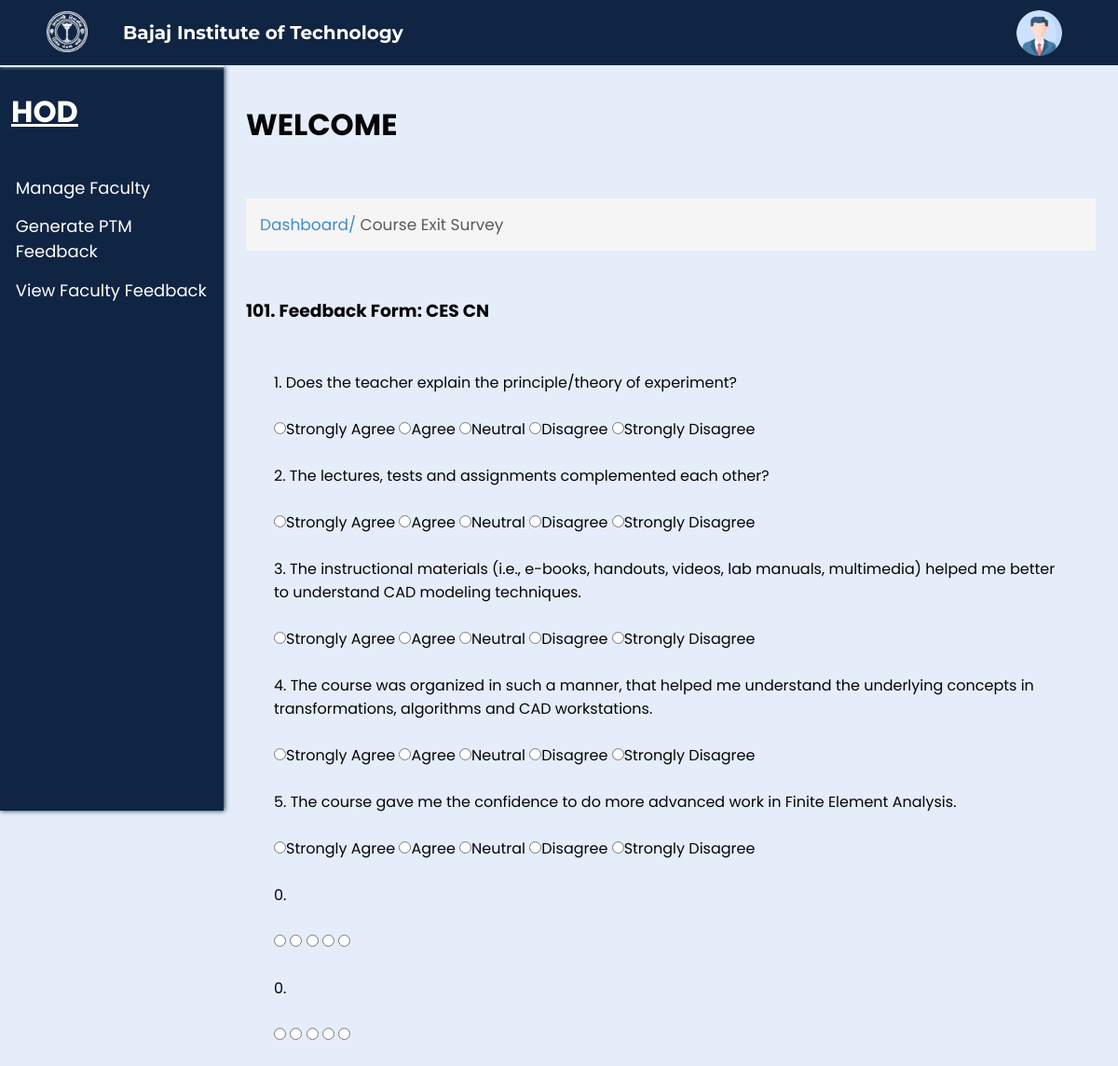
Page /hodfeedbackform.php?id=101 (signed in) on the committed database.
### tables this page shows
CREATE TABLE `feedbacks` (
  `feedback_id` int(100) NOT NULL,
  `feedback_type` text NOT NULL,
  `author` text NOT NULL,
  `subject` text NOT NULL,
  `status` text NOT NULL,
  `dept` varchar(10) NOT NULL,
  `year` varchar(3) NOT NULL,
  `sem` varchar(4) NOT NULL,
  `section` varchar(1) NOT NULL
);

CREATE TABLE `feedback` (
  `id` int(10) NOT NULL,
  `feedback_id` int(11) NOT NULL,
  `question_id` int(11) NOT NULL
);

CREATE TABLE `questions` (
  `questionid` int(100) NOT NULL,
  `question` text NOT NULL,
  `questiontype` text NOT NULL,
  `feedbacktype` char(25) NOT NULL,
  `option1` text NOT NULL,
  `mark1` int(10) DEFAULT 10,
  `option2` text NOT NULL,
  `mark2` int(10) NOT NULL DEFAULT 8,
  `option3` text NOT NULL,
  `mark3` int(10) NOT NULL DEFAULT 5,
  `option4` text NOT NULL,
  `mark4` int(10) NOT NULL DEFAULT 3,
  `option5` text NOT NULL,
  `mark5` int(10) NOT NULL DEFAULT 1
);

### hodfeedbackform.php (the view, shortened to what this page needs)
<?php
include('connect.php');
$id = $_GET['id'];
$sql = "SELECT * FROM feedbacks WHERE feedback_id = $id";
$result = mysqli_query($conn, $sql);
$row = mysqli_fetch_assoc($result);
$type = $row['feedback_type'];
$subject = $row['subject'];
$query = "SELECT question_id FROM feedback WHERE feedback_id = $id";
$result1 = mysqli_query($conn, $query);
?>
<html lang="en">
<head>
    <link rel="stylesheet" href="css/ces.css?v=<?php echo time(); ?>">
    <link rel="stylesheet" href="css/common.css?v=<?php echo time(); ?>">
</head>
<body>
    <div class="nav">
        <div class="img">
            <img id="img" src="images/bitlogo_transparent.png" alt="BIT Logo">
        </div>
        <h2 id="heading">Bajaj Institute of Technology</h2>
        <div class="links" id="links">
            <div class="account_div">
                <img class="account_img" src="images/user.png" alt="User" width="7%" style="border-radius: 50%;">
            </div>
        </div>
    </div>
    <div class="spaces"></div>
    <div class="full">
        <div class="left">
            <h1>HOD</h1>
            <ul>
	  <li><a href="manageFaculty.php">Manage Faculty</a></li>
        <li><a href="generateptm.php">Generate PTM Feedback</a></li>
        <li><a href="hodviewfeedback.php">View Faculty Feedback</a></li>
            </ul>
        </div>
        <div class="right">
            <h1>WELCOME</h1>
            <br>
            <p class="s1">Dashboard/ <span class="head">Course Exit Survey</span></p>
            <br>
            <br>
            <form>
                <h3><?php echo $id, ". Feedback Form: ", $type, " ", $subject; ?></h3><br /><br />
                <div class="questions">
                    <?php
                    $i = 0;
                    while ($row1 = mysqli_fetch_assoc($result1)) {
                        $question_id = $row1['question_id'];
                        $query2 = "SELECT * FROM questions WHERE questionid = '$question_id'";
                        $result2 = mysqli_query($conn, $query2);
                        $row2 = mysqli_fetch_assoc($result2);
                    ?>
                        <?php echo $row2['questionid'] % 100, "."; ?>
                        <?php echo $row2['question']; ?><br><br>
                        <input type="radio" name="<?php echo 'option', $i ?>" value="<?php echo $row2['option1']; ?>"><?php echo $row2['option1']; ?>
                        <input type="radio" name="<?php echo 'option', $i ?>" value="<?php echo $row2['option2']; ?>"><?php echo $row2['option2']; ?>
                        <input type="radio" name="<?php echo 'option', $i ?>" value="<?php echo $row2['option3']; ?>"><?php echo $row2['option3']; ?>
                        <input type="radio" name="<?php echo 'option', $i ?>" value="<?php echo $row2['option4']; ?>"><?php echo $row2['option4']; ?>
                        <input type="radio" name="<?php echo 'option', $i ?>" value="<?php echo $row2['option5']; ?>"><?php echo $row2['option5']; ?>
                        <br><br>
                    <?php
                        $i++;
                    }
                    ?>
                </div>
            </form>
        </div>
    </div>
</body>
</html>

### css/CES.css (style rules this page uses)
.questions { margin: 0 30px; }
h1 { top: 0; padding-bottom: 20px; }
.head { color: rgb(89, 89, 89); }

### css/common.css (style rules this page uses)
* { margin: 0; padding: 0; box-sizing: border-box; font-family: 'Poppins', sans-serif; }
body { background-color: #E4EDF9; }
.nav { background-color: #102543; position: fixed; width: 100%; z-index: 100; height: 70px; box-shadow: 0px 1px 5px #E4EDF9; transition: 0.5s; }
.nav .img { transition: 0.5s; margin-left: 2%; padding: 1%; text-align: center; height: 100%; float: left; width: 8%; }
#img { height: 95%; transition: 0.5s; }
.nav .img img { height: 100%; width: auto; }
.links img { width: auto; height: 70%; cursor: pointer; }
.nav h2 { transition: 0.5s; color: white; display: flex; height: 70px; font-size: 20px; float: left; width: 30%; align-items: center; padding: 1%; font-family: 'Montserrat', sans-serif; }
.nav .links { margin-right: 5%; transition: 0.5s; display: flex; height: 70px; float: left; width: 55%; align-items: center; justify-content: right; gap: 4%; font-family: 'Montserrat', sans-serif; }
.spaces { height: 70px; }
.full { width: 100%; max-width: 100%; min-height: 100%; margin: 0px; }
.left { height: 100vh; width: 20vw; background-color: #102543; color: white; border-top: 2px solid #E4EDF9; box-shadow: 1px 0px 5px #102543; position: fixed; }
.left h1 { margin: 10% 5%; text-decoration: underline; }
.right { width: 100%; padding: 5vh 2vw; padding-left: 22vw; color: rgb(5, 5, 5); }
.left ul { list-style-type: none; margin: 10% 7%; }
.left li { cursor: pointer; font-size: 18px; margin-top: 7%; transition: 0.5s; }
.left li a { text-decoration: none; color: white; }
.right>p { margin-top: 10px; font-size: 17px; padding: 15px; background-color: #F5F5F5; color: #428BCA; }
.right>p span { color: rgb(89, 89, 89); }
.account_div { text-align: center; }

### rows in the picture
feedbacks: feedback_type "CES", subject "CN"
feedback: $row2['questionid']%100 "1", question.question "Does the teacher explain the principle/theory of experiment?", question.option1 "Strongly Agree", question.option2 "Agree", question.option3 "Neutral", question.option4 "Disagree", question.option5 "Strongly Disagree"
feedback: $row2['questionid']%100 "2", question.question "The lectures, tests and assignments complemented each other?", question.option1 "Strongly Agree", question.option2 "Agree", question.option3 "Neutral", question.option4 "Disagree", question.option5 "Strongly Disagree"
feedback: $row2['questionid']%100 "3", question.question "The instructional materials (i.e., e-books, handouts, videos, lab manuals, multimedia) helped me better to understand CAD modeling techniques.", question.option1 "Strongly Agree", question.option2 "Agree", question.option3 "Neutral", question.option4 "Disagree", question.option5 "Strongly Disagree"
feedback: $row2['questionid']%100 "4", question.question "The course was organized in such a manner, that helped me understand the underlying concepts in transformations, algorithms and CAD workstations.", question.option1 "Strongly Agree", question.option2 "Agree", question.option3 "Neutral", question.option4 "Disagree", question.option5 "Strongly Disagree"
feedback: $row2['questionid']%100 "5", question.question "The course gave me the confidence to do more advanced work in Finite Element Analysis.", question.option1 "Strongly Agree", question.option2 "Agree", question.option3 "Neutral", question.option4 "Disagree", question.option5 "Strongly Disagree"
feedback: questionid "0"
feedback: questionid "0"

### other values in the picture
$id "101"
